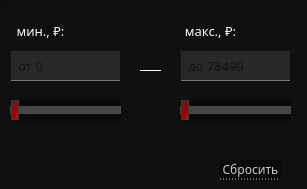
   <widget class="QWidget" name="price">
    <property name="geometry">
     <rect>
      <x>0</x>
      <y>0</y>
      <width>307</width>
      <height>189</height>
     </rect>
    </property>
    <property name="sizePolicy">
     <sizepolicy hsizetype="Preferred" vsizetype="Preferred">
      <horstretch>0</horstretch>
      <verstretch>0</verstretch>
     </sizepolicy>
    </property>
    <property name="maximumSize">
     <size>
      <width>16777215</width>
      <height>16777215</height>
     </size>
    </property>
    <property name="sizeIncrement">
     <size>
      <width>0</width>
      <height>0</height>
     </size>
    </property>
    <property name="baseSize">
     <size>
      <width>0</width>
      <height>200</height>
     </size>
    </property>
    <attribute name="icon">
     <iconset>
      <normaloff>../../images/down-arrow.png</normaloff>
      <normalon>../../images/down-arrow (1).png</normalon>
      <activeoff>../../images/down-arrow.png</activeoff>
      <activeon>../../images/down-arrow (1).png</activeon>
      <selectedoff>../../images/down-arrow.png</selectedoff>
      <selectedon>../../images/down-arrow (1).png</selectedon>../../images/down-arrow.png</iconset>
    </attribute>
    <attribute name="label">
     <string>Цена, ₽</string>
    </attribute>
    <widget class="QFrame" name="tbFrameProc">
     <property name="geometry">
      <rect>
       <x>0</x>
       <y>0</y>
       <width>311</width>
       <height>191</height>
      </rect>
     </property>
     <property name="styleSheet">
      <string notr="true">QFrame{
	background-color: #101010;
}</string>
     </property>
     <property name="frameShape">
      <enum>QFrame::StyledPanel</enum>
     </property>
     <property name="frameShadow">
      <enum>QFrame::Raised</enum>
     </property>
     <widget class="QSlider" name="sliderPriceMin">
      <property name="geometry">
       <rect>
        <x>10</x>
        <y>100</y>
        <width>111</width>
        <height>21</height>
       </rect>
      </property>
      <property name="styleSheet">
       <string notr="true">QSlider{
	background-color: rgb(10, 10, 10);
}

QSlider::groove:horizontal {
border: 1px solid #bbb;
background: rgb(160,160,160);
height:6px;
}

QSlider::sub-page:horizontal {
border: 1px solid rgb(60,60,60);
background: qlineargradient(spread:pad, x1:0, y1:1, x2:1, y2:0, stop:0.125 rgba(66, 68, 68, 255), stop:0.426136 rgba(117, 19, 19, 255), stop:0.852273 rgba(255, 0, 0, 255));

color: rgb(144, 144, 144);
height: 6px;
}

QSlider::add-page:horizontal {
border: 1px solid rgb(75,75,75);
background: rgb(70,70,70);
}

QSlider::handle:horizontal {
border: 1px solid rgb(60,60,60);
background:qlineargradient(spread:pad, x1:1, y1:1, x2:0, y2:0.057, stop:0 rgba(255, 0, 0, 255), stop:0.398876 rgba(165, 0, 0, 255), stop:0.994318 rgba(46, 48, 49, 255));
width: 6px;
margin-top: -7px;
margin-bottom: -7px;
}

QSlider::handle:horizontal:hover {
border: 1px solid rgb(60,60,60);
background: qlineargradient(x1:0, y1:0, x2:1, y2:1,
    stop:0 rgb(105,105,105), stop:1 rgb(250,0,0));
width: 9px;
margin-top: -7px;
margin-bottom: -7px;
}


QSlider::sub-page:horizontal:disabled {
background: #bbb;
border-color: #999;
}

QSlider::add-page:horizontal:disabled {
background: #eee;
border-color: #999;
}

QSlider::handle:horizontal:disabled {
background: #eee;
border: 1px solid #aaa;
border-radius: 4px;
}</string>
      </property>
      <property name="value">
       <number>0</number>
      </property>
      <property name="tracking">
       <bool>true</bool>
      </property>
      <property name="orientation">
       <enum>Qt::Horizontal</enum>
      </property>
      <property name="invertedAppearance">
       <bool>false</bool>
      </property>
      <property name="invertedControls">
       <bool>false</bool>
      </property>
     </widget>
     <widget class="Line" name="line_2">
      <property name="geometry">
       <rect>
        <x>140</x>
        <y>70</y>
        <width>21</width>
        <height>19</height>
       </rect>
      </property>
      <property name="styleSheet">
       <string notr="true">border:0px;
border-top: 1px solid white;</string>
      </property>
      <property name="orientation">
       <enum>Qt::Horizontal</enum>
      </property>
     </widget>
     <widget class="QSlider" name="sliderPriceMax">
      <property name="geometry">
       <rect>
        <x>180</x>
        <y>100</y>
        <width>111</width>
        <height>21</height>
       </rect>
      </property>
      <property name="styleSheet">
       <string notr="true">QSlider{
	background-color: rgb(10, 10, 10);
}

QSlider::groove:horizontal {
border: 1px solid #bbb;
background: rgb(160,160,160);
height:6px;
}

QSlider::sub-page:horizontal {
border: 1px solid rgb(60,60,60);
background: qlineargradient(spread:pad, x1:0, y1:1, x2:1, y2:0, stop:0.125 rgba(66, 68, 68, 255), stop:0.426136 rgba(117, 19, 19, 255), stop:0.852273 rgba(255, 0, 0, 255));

color: rgb(144, 144, 144);
height: 6px;
}

QSlider::add-page:horizontal {
border: 1px solid rgb(75,75,75);
background: rgb(70,70,70);
}

QSlider::handle:horizontal {
border: 1px solid rgb(60,60,60);
background:qlineargradient(spread:pad, x1:1, y1:1, x2:0, y2:0.057, stop:0 rgba(255, 0, 0, 255), stop:0.398876 rgba(165, 0, 0, 255), stop:0.994318 rgba(46, 48, 49, 255));
width: 6px;
margin-top: -7px;
margin-bottom: -7px;
}

QSlider::handle:horizontal:hover {
border: 1px solid rgb(60,60,60);
background: qlineargradient(x1:0, y1:0, x2:1, y2:1,
    stop:0 rgb(105,105,105), stop:1 rgb(250,0,0));
width: 9px;
margin-top: -7px;
margin-bottom: -7px;
}


QSlider::sub-page:horizontal:disabled {
background: #bbb;
border-color: #999;
}

QSlider::add-page:horizontal:disabled {
background: #eee;
border-color: #999;
}

QSlider::handle:horizontal:disabled {
background: #eee;
border: 1px solid #aaa;
border-radius: 4px;
}</string>
      </property>
      <property name="value">
       <number>0</number>
      </property>
      <property name="orientation">
       <enum>Qt::Horizontal</enum>
      </property>
      <property name="invertedAppearance">
       <bool>false</bool>
      </property>
      <property name="invertedControls">
       <bool>false</bool>
      </property>
     </widget>
     <widget class="QPushButton" name="btnResetPrice">
      <property name="geometry">
       <rect>
        <x>220</x>
        <y>160</y>
        <width>61</width>
        <height>20</height>
       </rect>
      </property>
      <property name="font">
       <font>
        <family>Montserrat Medium</family>
        <pointsize>9</pointsize>
       </font>
      </property>
      <property name="styleSheet">
       <string notr="true">QPushButton
{
	background-color: rgb(10, 10, 10);
	color:  rgb(200,200, 200);
	border: 0px;
	border-bottom: 1px dotted rgb(200, 200, 200);
}

QPushButton::hover
{
	color: red;
	border-bottom: 1px dotted red;
}
</string>
      </property>
      <property name="text">
       <string>Сбросить</string>
      </property>
     </widget>
     <widget class="QLabel" name="lbMinPrice">
      <property name="geometry">
       <rect>
        <x>10</x>
        <y>20</y>
        <width>61</width>
        <height>21</height>
       </rect>
      </property>
      <property name="font">
       <font>
        <family>Montserrat Medium</family>
        <pointsize>10</pointsize>
        <weight>50</weight>
        <bold>false</bold>
       </font>
      </property>
      <property name="styleSheet">
       <string notr="true">	color: #fffafa;
	border: 0px;
</string>
      </property>
      <property name="text">
       <string>мин., ₽:</string>
      </property>
      <property name="alignment">
       <set>Qt::AlignCenter</set>
      </property>
     </widget>
     <widget class="QLabel" name="lbMaxPrice">
      <property name="geometry">
       <rect>
        <x>180</x>
        <y>20</y>
        <width>61</width>
        <height>21</height>
       </rect>
      </property>
      <property name="font">
       <font>
        <family>Montserrat Medium</family>
        <pointsize>10</pointsize>
        <weight>50</weight>
        <bold>false</bold>
       </font>
      </property>
      <property name="styleSheet">
       <string notr="true">	color: #fffafa;
	border: 0px;
</string>
      </property>
      <property name="text">
       <string>макс., ₽:</string>
      </property>
      <property name="alignment">
       <set>Qt::AlignCenter</set>
      </property>
     </widget>
     <widget class="QLineEdit" name="leMinPrice">
      <property name="geometry">
       <rect>
        <x>10</x>
        <y>50</y>
        <width>111</width>
        <height>31</height>
       </rect>
      </property>
      <property name="font">
       <font>
        <family>Montserrat Medium</family>
        <pointsize>10</pointsize>
       </font>
      </property>
      <property name="styleSheet">
       <string notr="true">QLineEdit{
	padding-left: 5px;
	border: 1px solid rgb(20,20,20);
	background-color: rgb(40,40,40);
	border-bottom: 1px solid  rgb(120,120,120);
	selection-background-color: rgb(105, 0, 0);
}

QLineEdit:hover{
	background-color: rgb(55,55,55);
	border-bottom: 1px solid  red;
}</string>
      </property>
      <property name="placeholderText">
       <string>от 0</string>
      </property>
     </widget>
     <widget class="QLineEdit" name="leMaxPrice">
      <property name="geometry">
       <rect>
        <x>180</x>
        <y>50</y>
        <width>111</width>
        <height>31</height>
       </rect>
      </property>
      <property name="font">
       <font>
        <family>Montserrat Medium</family>
        <pointsize>10</pointsize>
       </font>
      </property>
      <property name="styleSheet">
       <string notr="true">QLineEdit{
	padding-left: 5px;
	border: 1px solid rgb(20,20,20);
	background-color: rgb(40,40,40);
	border-bottom: 1px solid  rgb(120,120,120);
	selection-background-color: rgb(105, 0, 0);
}

QLineEdit:hover{
	background-color: rgb(55,55,55);
	border-bottom: 1px solid  red;
}</string>
      </property>
      <property name="placeholderText">
       <string>до 78499</string>
      </property>
     </widget>
    </widget>
   </widget>
